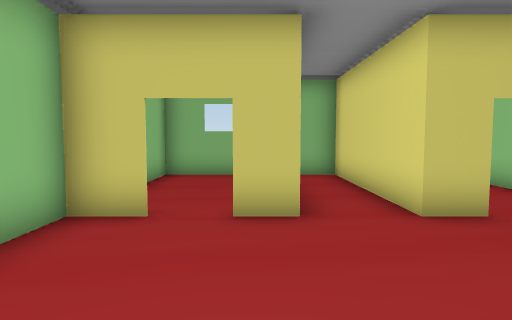
[1] (above)

16 first-person views from a walk through a Unity game level. The camera is 1.2 m above the floor, tilts 4° down and sees 75° across. The floor is counted in squares, 1 m on a side. Each view is taken from the middle of a square. On the plan, view 1 faces up. The plan holds only what a view shows up to about 14 squares ahead; the rest is blank. The place goes on beyond the plan. The terrain is drawn as flat ground.

[2]
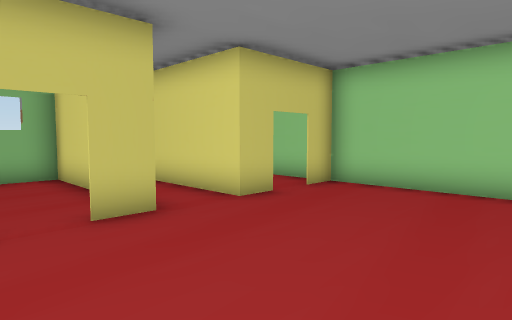

[3]
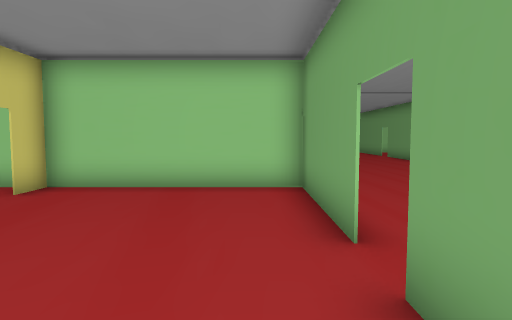

[4]
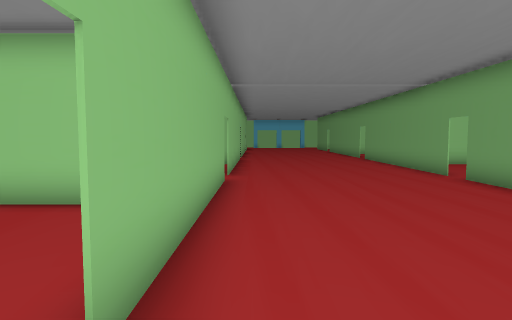

[5]
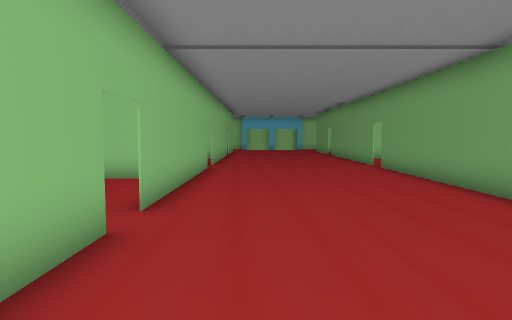

[6]
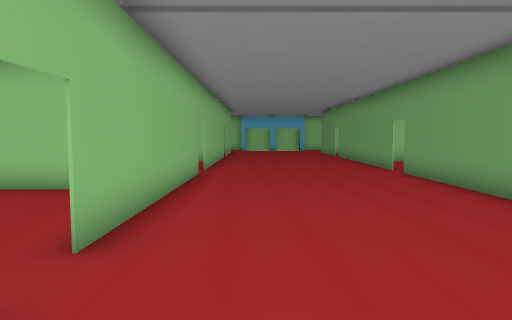

[7]
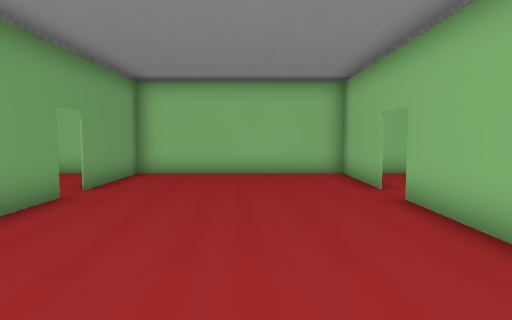

[8]
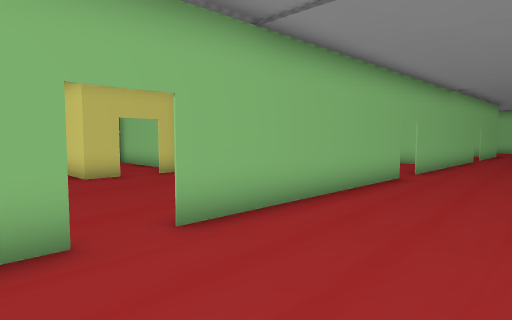

[9]
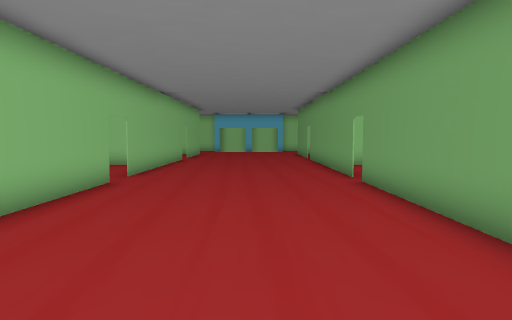

[10]
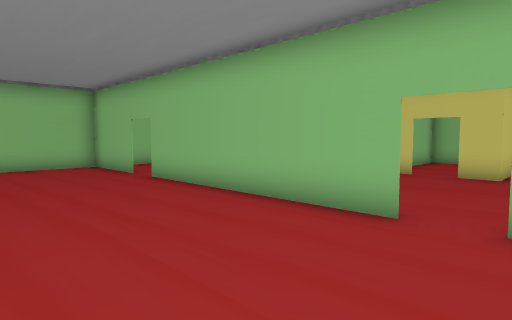

[11]
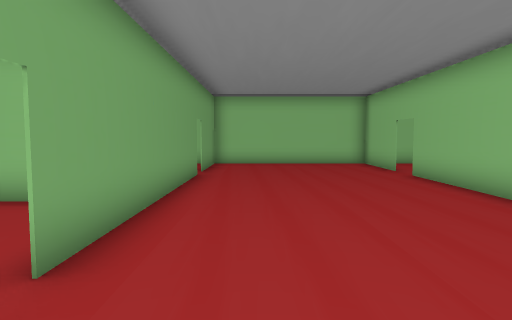

[12]
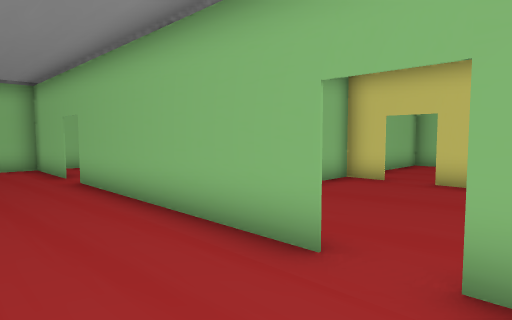

[13]
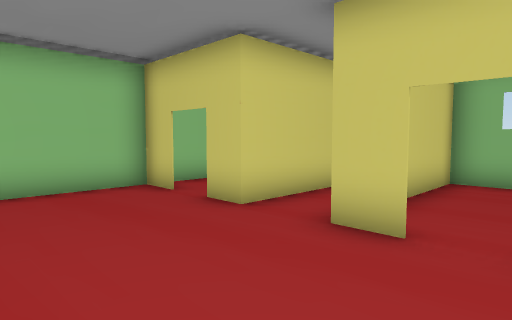

[14]
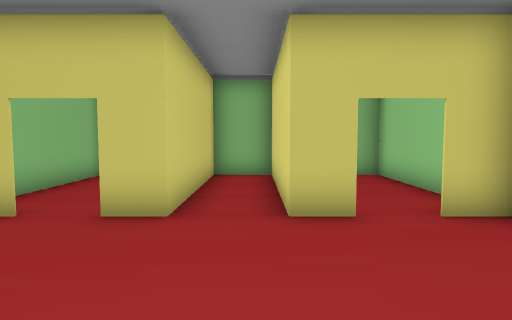

[15]
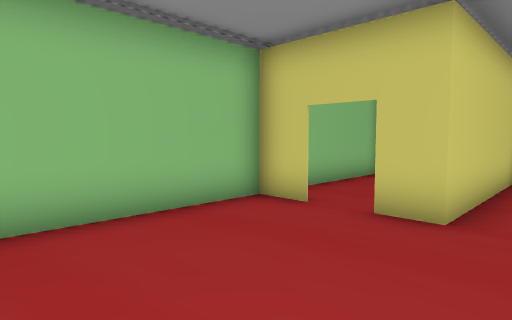

[16]
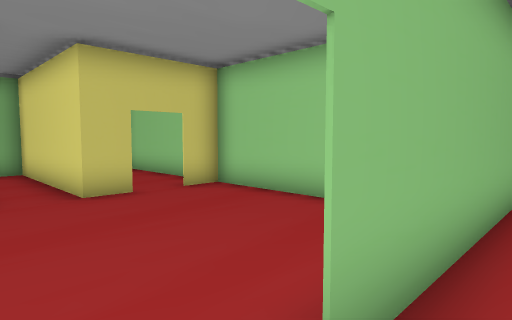

### Floor plan
Points are (right, up) in squares from view 1. A wall is a line through its corners. A room is listed if a view was taken in it or the views show most of it. See-through windows are left out.
Room 1 (views 1, 2, 3, 13, 14, 15)
walls: (0.7, 5) (-0.4, 5); (1.6, -1.1) (5.9, -1.1) (5.9, 5.1); (-0.6, -1.1) (0.5, -1.1); (-1.6, 5) (-2.9, 5); (3.6, 5) (2.5, 5); (-2.9, 5.5) (-2.9, -0.9); (7.1, 5) (4.7, 5)
ways out: opening at (1, -1) to room 2; opening at (-1, 5) to room 4; opening at (4, 5) to room 5; gap at (5, 5) to room 5
Room 2 (views 4, 5, 6, 7, 8, 9, 10, 11, 12, 16)
walls: (9.1, -1.1) (1.6, -1.1); (10.1, -7.9) (18, -7.9); (17.8, -1.1) (10.2, -1.1); (1.5, -7.9) (9.4, -7.9); (18.8, -7.9) (23.1, -7.9); (0.5, -1.1) (-2.9, -1.1); (-2.9, -0.9) (-2.9, -7.9) (0.6, -7.9); (23.5, -1.1) (19, -1.1)
ways out: opening at (1, -1) to room 1; opening at (10, -1) to room 3; gap at (9, -1) to room 3; opening at (1, -8); opening at (18, -1); gap at (9.5, -8); gap at (18.5, -8); gap at (19, -1)
Room 3 (no view inside)
walls: (9.2, 5) (8.2, 5); (12.2, 5) (11.2, 5); (14.5, 0.2) (14.5, 5) (13.4, 5); (5.9, 5) (5.9, 3.6)
ways out: opening at (10, -1) to room 2; gap at (9, -1) to room 2
Room 4 (no view inside)
walls: (0.6, 7.9) (0.6, 10.5); (2.1, 10.5) (-2.9, 10.5) (-2.9, 5.5)
ways out: opening at (-1, 5) to room 1
Room 5 (no view inside)
walls: (5.9, 5.1) (5.9, 10.5); (2.5, 10.5) (2.5, 7.6); (6.8, 10.5) (2.1, 10.5)
ways out: opening at (4, 5) to room 1; gap at (5, 5) to room 1

Positions as (right, up) in squares from view 1, and headings:
1: (0, 0), facing up
2: (-2, 0), facing up-right
3: (-2, 0), facing right
4: (0, -2), facing right
5: (5, -3), facing right
6: (7, -3), facing right
7: (8, -4), facing left
8: (8, -5), facing up-right
9: (9, -5), facing right
10: (11, -6), facing up-left
11: (12, -6), facing left
12: (11, -4), facing up-left
13: (5, 1), facing up-left
14: (2, 0), facing up
15: (2, 0), facing up-left
16: (9, -2), facing up-right
